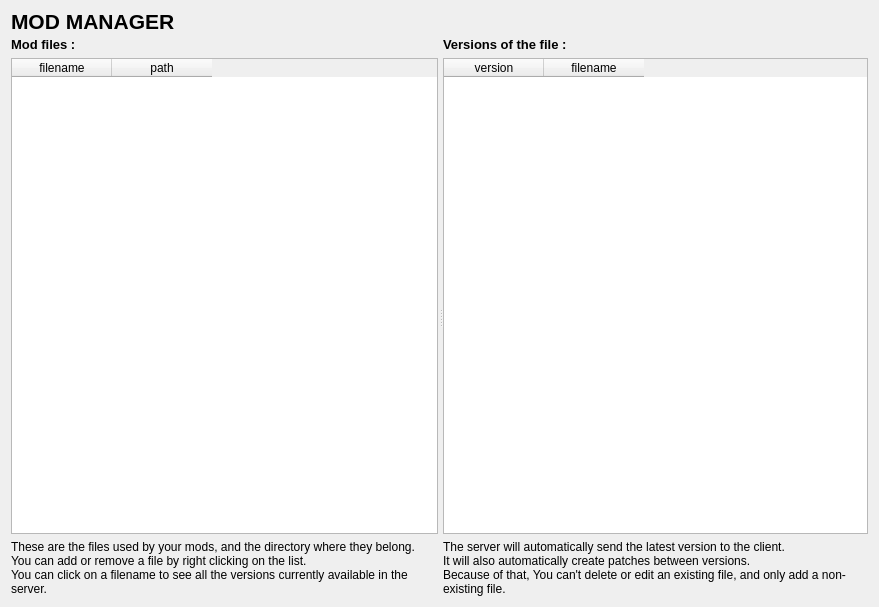
<?xml version="1.0" encoding="UTF-8"?>
<ui version="4.0">
 <class>Form</class>
 <widget class="QWidget" name="Form">
  <property name="geometry">
   <rect>
    <x>0</x>
    <y>0</y>
    <width>879</width>
    <height>607</height>
   </rect>
  </property>
  <property name="windowTitle">
   <string>Form</string>
  </property>
  <layout class="QGridLayout" name="gridLayout_3">
   <item row="0" column="0">
    <widget class="QLabel" name="title">
     <property name="sizePolicy">
      <sizepolicy hsizetype="Preferred" vsizetype="Minimum">
       <horstretch>0</horstretch>
       <verstretch>0</verstretch>
      </sizepolicy>
     </property>
     <property name="minimumSize">
      <size>
       <width>0</width>
       <height>20</height>
      </size>
     </property>
     <property name="maximumSize">
      <size>
       <width>16777215</width>
       <height>20</height>
      </size>
     </property>
     <property name="font">
      <font>
       <pointsize>16</pointsize>
       <weight>75</weight>
       <bold>true</bold>
      </font>
     </property>
     <property name="text">
      <string>MOD MANAGER</string>
     </property>
    </widget>
   </item>
   <item row="1" column="0">
    <widget class="QSplitter" name="splitter">
     <property name="orientation">
      <enum>Qt::Horizontal</enum>
     </property>
     <property name="opaqueResize">
      <bool>true</bool>
     </property>
     <property name="handleWidth">
      <number>5</number>
     </property>
     <widget class="QWidget" name="">
      <layout class="QGridLayout" name="gridLayout_2">
       <item row="0" column="0">
        <widget class="QLabel" name="label">
         <property name="font">
          <font>
           <pointsize>10</pointsize>
           <weight>75</weight>
           <bold>true</bold>
          </font>
         </property>
         <property name="text">
          <string>Mod files :</string>
         </property>
        </widget>
       </item>
       <item row="1" column="0">
        <widget class="QTableWidget" name="filesTable">
         <column>
          <property name="text">
           <string>filename</string>
          </property>
         </column>
         <column>
          <property name="text">
           <string>path</string>
          </property>
         </column>
        </widget>
       </item>
       <item row="2" column="0">
        <widget class="QLabel" name="label_2">
         <property name="text">
          <string>These are the files used by your mods, and the directory where they belong.
You can add or remove a file by right clicking on the list.
You can click on a filename to see all the versions currently available in the server.</string>
         </property>
         <property name="textFormat">
          <enum>Qt::PlainText</enum>
         </property>
         <property name="scaledContents">
          <bool>false</bool>
         </property>
         <property name="alignment">
          <set>Qt::AlignLeading|Qt::AlignLeft|Qt::AlignTop</set>
         </property>
         <property name="wordWrap">
          <bool>true</bool>
         </property>
        </widget>
       </item>
      </layout>
     </widget>
     <widget class="QWidget" name="">
      <layout class="QGridLayout" name="gridLayout">
       <item row="0" column="0">
        <widget class="QLabel" name="filelistLabel">
         <property name="font">
          <font>
           <pointsize>10</pointsize>
           <weight>75</weight>
           <bold>true</bold>
          </font>
         </property>
         <property name="text">
          <string>Versions of the file :</string>
         </property>
        </widget>
       </item>
       <item row="4" column="0">
        <widget class="QLabel" name="label_4">
         <property name="text">
          <string>The server will automatically send the latest version to the client.
It will also automatically create patches between versions.
Because of that, You can't delete or edit an existing file, and only add a non-existing file.</string>
         </property>
         <property name="textFormat">
          <enum>Qt::PlainText</enum>
         </property>
         <property name="scaledContents">
          <bool>false</bool>
         </property>
         <property name="alignment">
          <set>Qt::AlignLeading|Qt::AlignLeft|Qt::AlignTop</set>
         </property>
         <property name="wordWrap">
          <bool>true</bool>
         </property>
        </widget>
       </item>
       <item row="1" column="0">
        <widget class="QTableWidget" name="versionTable">
         <column>
          <property name="text">
           <string>version</string>
          </property>
         </column>
         <column>
          <property name="text">
           <string>filename</string>
          </property>
         </column>
        </widget>
       </item>
      </layout>
     </widget>
    </widget>
   </item>
  </layout>
 </widget>
 <resources/>
 <connections/>
</ui>
